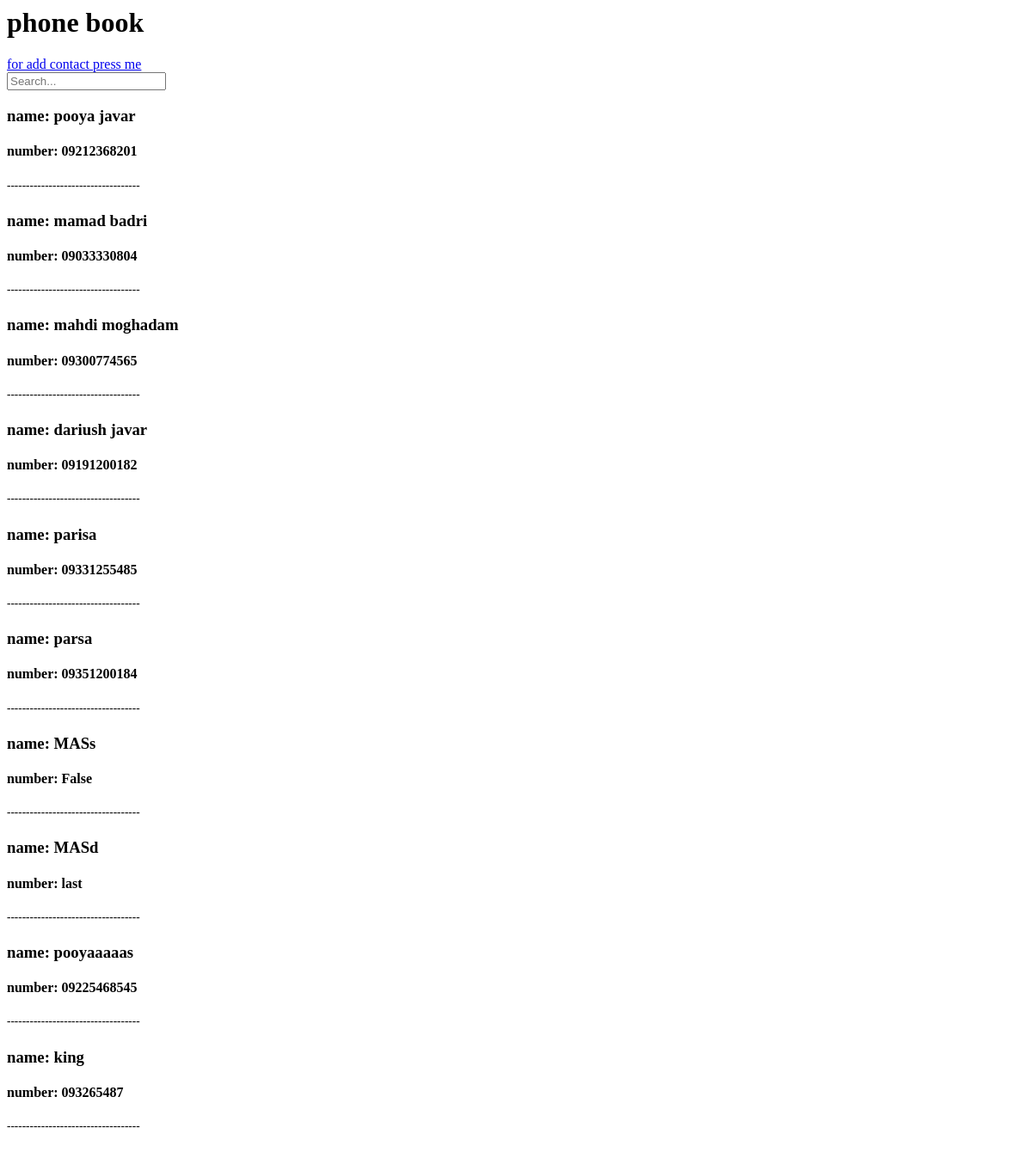
The page /phonebook/ on the database as committed earlier.
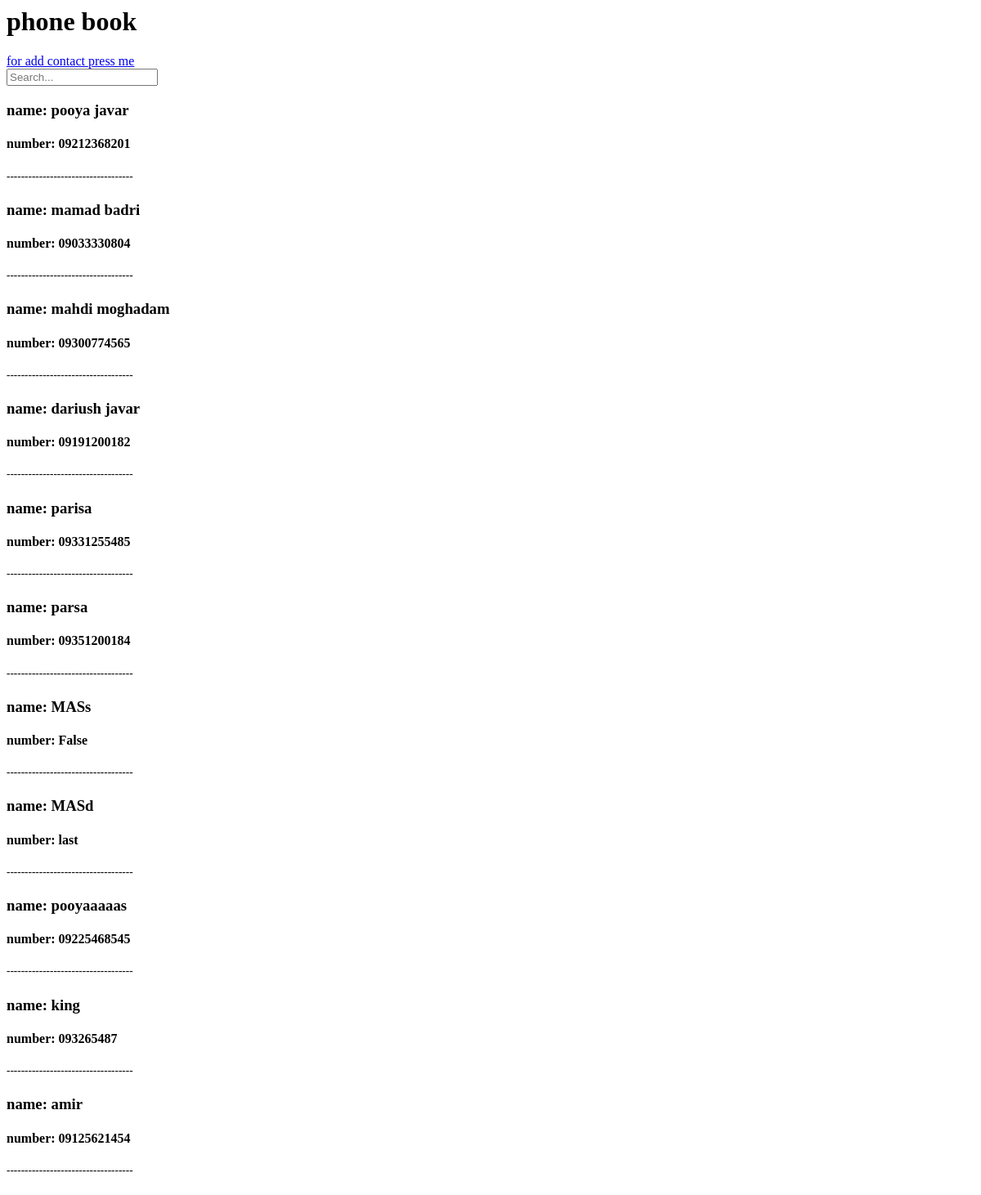
The same page on the database as committed later.
### accounts/models.py (models this page shows)
class phonenum(models.Model):
    name = models.CharField(max_length = 200)
    phone_num = models.CharField (max_length = 11)

### accounts/views.py (the view)
# urls.py: path('phonebook/',num, name ='phonebook'),
def num(request):
    context = {
        'phonenums': phonenum.objects.all()
    }
    return render (request,'tmp/phonebook.html',context)

### accounts/templates/tmp/phonebook.html
<h1>phone book</h1>
<a href="/add">for add contact press me</a>
<form action="{% url 'search_results' %}" method="get">
  <input name="q" type="text" placeholder="Search...">
</form>
{% for phonenum in phonenums %}
    <phonenum>
        <h3>name: {{phonenum.name}} </h3>
        <h4>number: {{phonenum.phone_num}}</h4>
        <h5>-----------------------------------</h5>
    </phonenum>
{% endfor %}

Rows that differ between the two databases and show on the page:
added phonenum: name "amir", phone_num "09125621454"
